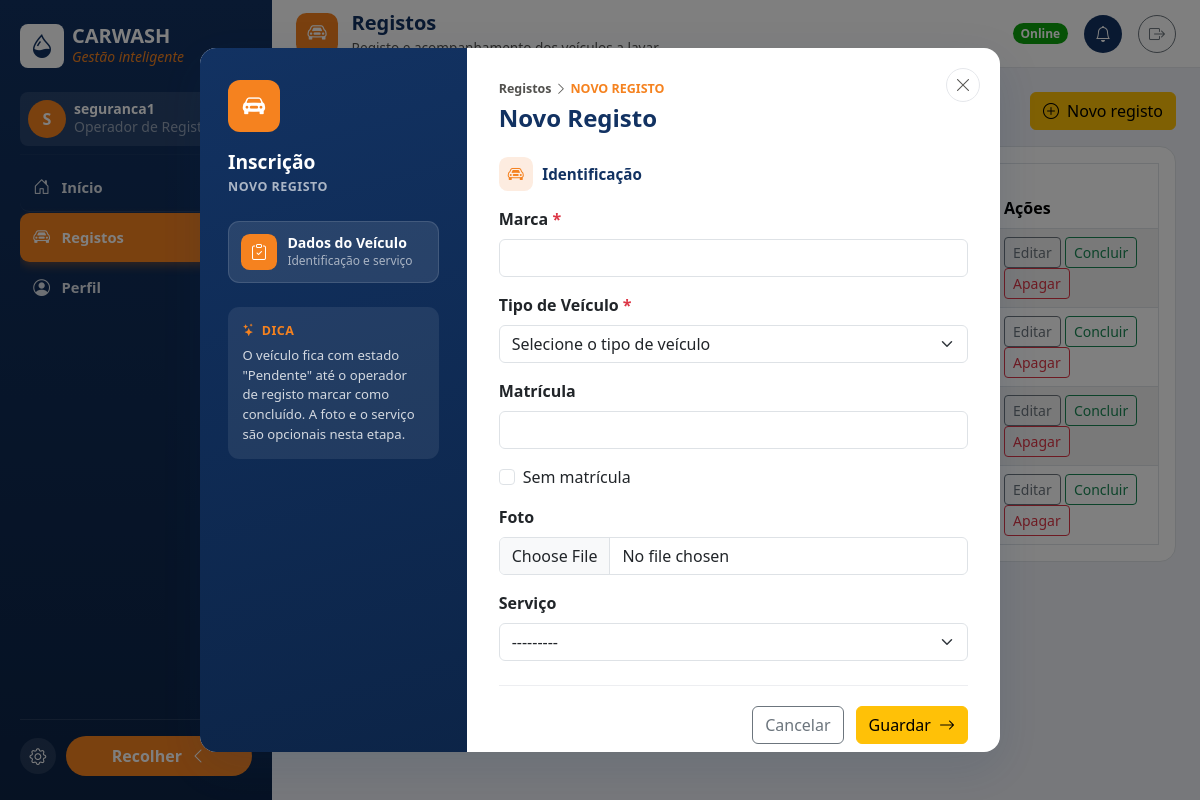
/carros/?open=create (signed in), run on an earlier commit of the app's database.
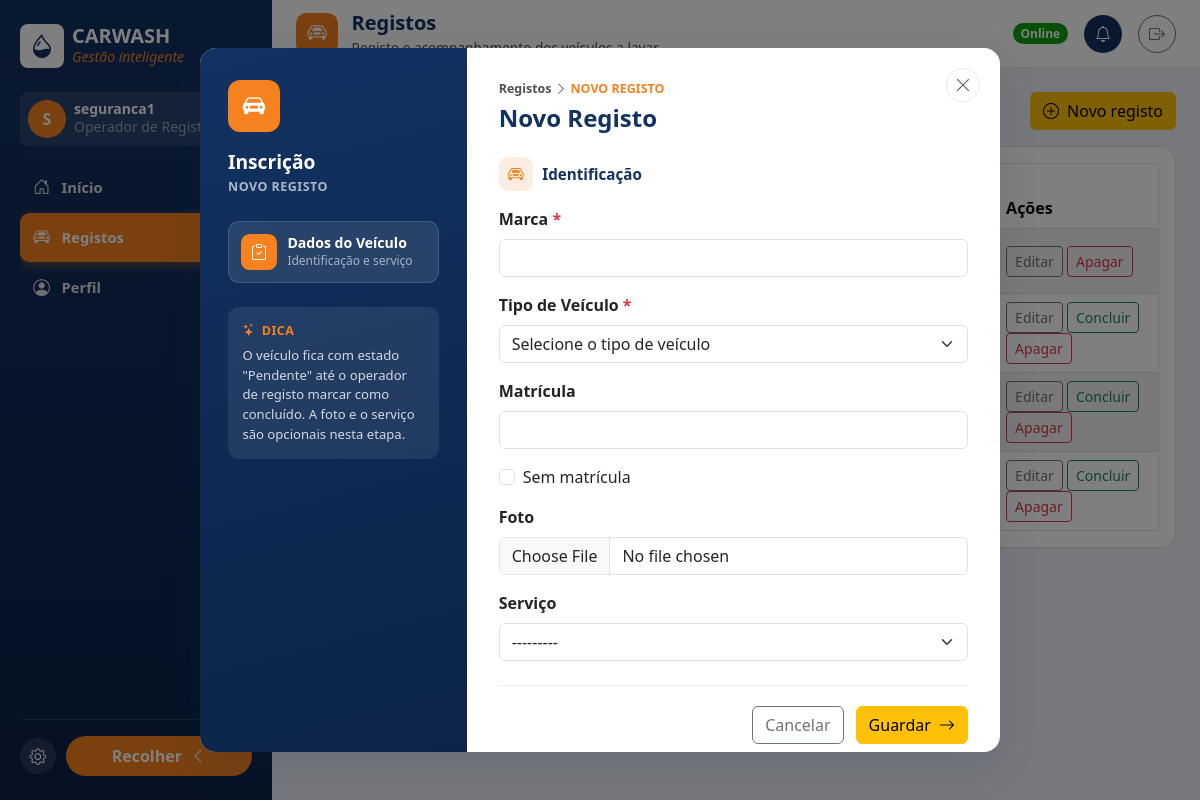
And on a later commit of the database.
### accounts/models.py (models this page shows)
class User(AbstractUser):
    class Meta:
        permissions = [
            ('view_admin_dashboard', 'Pode ver o dashboard administrativo'),
        ]
    def is_seguranca(self):
        return self.has_perm('vehicles.view_vehicleentry')
    def is_tesoureira(self):
        return self.has_perm('cashbox.view_payment')
    def is_admin_role(self):
        return self.is_superuser or self.has_perm('accounts.view_admin_dashboard')
    @property
    def role_label(self):
        if self.is_admin_role():
            return 'Admin'
        labels = []
        if self.is_seguranca():
            labels.append('Operador de Registo')
        if self.is_tesoureira():
            labels.append('Caixa')
        return ' + '.join(labels) if labels else 'Sem perfil'

### vehicles/models.py (models this page shows, shortened)
class VehicleEntry(models.Model):
    class Status(models.TextChoices):
        PENDENTE = 'pendente', 'Pendente'
        CONCLUIDO = 'concluido', 'Concluído'
    brand = models.CharField('Marca', max_length=50)
    model = models.ForeignKey(
        VehicleType, verbose_name='Tipo de Veículo', on_delete=models.SET_NULL,
        null=True, blank=True, related_name='vehicle_entries'
    )
    plate = models.CharField('Matrícula', max_length=20, blank=True)
    no_plate = models.BooleanField('Sem matrícula', default=False)
    photo = models.ImageField('Foto', upload_to='vehicles/', blank=True, null=True)
    service = models.ForeignKey(
        Service, verbose_name='Serviço', on_delete=models.SET_NULL, null=True, blank=True
    )
    registered_by = models.ForeignKey(
        settings.AUTH_USER_MODEL, on_delete=models.PROTECT, related_name='vehicle_entries_registered'
    )
    status = models.CharField(max_length=20, choices=Status.choices, default=Status.PENDENTE)
    completed_by = models.ForeignKey(
        settings.AUTH_USER_MODEL, on_delete=models.SET_NULL, null=True, blank=True,
        related_name='vehicle_entries_completed'
    )
    completed_at = models.DateTimeField(null=True, blank=True)
    is_trashed = models.BooleanField(default=False)
    trash_reason = models.TextField(blank=True)
    trashed_by = models.ForeignKey(
        settings.AUTH_USER_MODEL, on_delete=models.SET_NULL, null=True, blank=True,
        related_name='vehicle_entries_trashed'
    )
    trashed_at = models.DateTimeField(null=True, blank=True)
    created_at = models.DateTimeField(auto_now_add=True)
    updated_at = models.DateTimeField(auto_now=True)
    class Meta:
        ordering = ['-created_at']
        verbose_name_plural = 'Vehicle entries'
        permissions = [
            ('manage_trash', 'Pode gerir o lixo de veículos (ver, restaurar, apagar definitivo)'),
        ]

### vehicles/views.py (the view)
# urls.py: path('', views.vehicle_list, name='list'),
@permission_required('vehicles.view_vehicleentry')
def vehicle_list(request):
    open_param = request.GET.get('open')
    return render(request, 'vehicles/list.html', _list_context(
        request.user, open_create=open_param == 'create', open_types_modal=open_param == 'types',
    ))

### vehicles/forms.py
class VehicleEntryForm(PlateValidationMixin, VehicleTypeFieldMixin, forms.ModelForm):
    class Meta:
        model = VehicleEntry
        fields = ['brand', 'model', 'plate', 'no_plate', 'photo', 'service']
        widgets = BOOTSTRAP_WIDGETS

class VehicleTypeForm(forms.ModelForm):
    class Meta:
        model = VehicleType
        fields = ['name', 'is_approved']
        widgets = {
            'name': forms.TextInput(attrs={'class': 'form-control cw-form-input'}),
            'is_approved': forms.CheckboxInput(attrs={'class': 'form-check-input'}),
        }

### services/models.py (called while the page is built)
    def __str__(self):
        return f'{self.name} ({self.price})'

### vehicles/models.py (called while the page is built)
    def __str__(self):
        return self.name

### templates/vehicles/list.html (shortened to what this page needs)
{% extends 'base.html' %}
{% block page_icon %}<div class="cw-topbar-icon"><i class="bi bi-car-front"></i></div>{% endblock %}
{% block page_title %}Registos{% endblock %}
{% block content %}
<div class="d-flex justify-content-end gap-2 mb-3">
    <button type="button" class="btn btn-warning" data-bs-toggle="modal" data-bs-target="#createVehicleModal">
        <i class="bi bi-plus-circle me-1"></i> Novo registo
    </button>
</div>
<div class="bg-white border rounded-4 p-2 p-md-3 d-none d-md-block">
    <div class="table-responsive">
        <table class="table table-striped table-bordered table-hover align-middle mb-0">
            <thead>
                <tr>
                    <th>Matrícula</th>
                    <th>Marca / Modelo</th>
                    <th>Serviço</th>
                    <th>Estado</th>
                    <th>Registado por</th>
                    <th>Concluído por</th>
                    <th>Ações</th>
                </tr>
            </thead>
            <tbody>
                {% for entry, edit_form, trash_form in rows %}
                <tr>
                    <td>{{ entry.plate|default:'-' }}</td>
                    <td>{{ entry.brand }} {{ entry.model }}</td>
                    <td>{{ entry.service|default:'-' }}</td>
                    <td><span class="badge {% if entry.status == 'concluido' %}bg-success{% else %}bg-secondary{% endif %}">{{ entry.get_status_display }}</span></td>
                    <td>{{ entry.registered_by.username }}</td>
                    <td>{{ entry.completed_by.username|default:'-' }}</td>
                    <td>
                        <button type="button" class="btn btn-sm btn-outline-secondary" data-bs-toggle="modal" data-bs-target="#editModal{{ entry.pk }}">Editar</button>
                        {% if entry.status == 'pendente' %}
                        <a href="{% url 'vehicles:complete' entry.pk %}" class="btn btn-sm btn-outline-success">Concluir</a>
                        {% endif %}
                        <button type="button" class="btn btn-sm btn-outline-danger" data-bs-toggle="modal" data-bs-target="#trashModal{{ entry.pk }}">Apagar</button>
                    </td>
                </tr>
                {% empty %}
                <tr><td colspan="7" class="text-center text-muted py-4">Sem registos.</td></tr>
                {% endfor %}
            </tbody>
        </table>
    </div>
</div>
<div class="modal fade" id="createVehicleModal" tabindex="-1" aria-hidden="true"
     {% if open_create %}data-autoopen="true"{% endif %}>
    <div class="modal-dialog modal-dialog-centered modal-fullscreen-sm-down modal-lg">
        <div class="modal-content cw-form-modal">
            <div class="row g-0">
                <div class="col-lg-4 cw-form-side">
                    <div class="cw-form-side-icon"><i class="bi bi-car-front-fill"></i></div>
                    <div class="cw-form-side-title">Inscrição</div>
                    <div class="cw-form-side-subtitle">Novo registo</div>
                    <div class="cw-form-step">
                        <div class="cw-form-step-icon"><i class="bi bi-clipboard-check"></i></div>
                        <div>
                            <div class="cw-form-step-title">Dados do Veículo</div>
                            <div class="cw-form-step-subtitle">Identificação e serviço</div>
                        </div>
                    </div>
                    <div class="cw-form-tip">
                        <div class="cw-form-tip-title"><i class="bi bi-stars"></i> DICA</div>
                        <p>O veículo fica com estado "Pendente" até o operador de registo marcar como concluído. A foto e o serviço são opcionais nesta etapa.</p>
                    </div>
                </div>
                <div class="col-lg-8 cw-form-main">
                    <button type="button" class="cw-form-close" data-bs-dismiss="modal" aria-label="Fechar"><i class="bi bi-x-lg"></i></button>
                    <div class="cw-form-breadcrumb">Registos <i class="bi bi-chevron-right"></i> <span>NOVO REGISTO</span></div>
                    <h4 class="fw-bold text-navy mb-4">Novo Registo</h4>
                    <div class="cw-form-section-header">
                        <div class="cw-form-section-icon"><i class="bi bi-car-front"></i></div>
                        <span>Identificação</span>
                    </div>
                    <form method="post" action="{% url 'vehicles:create' %}" enctype="multipart/form-data">
                        {% include 'partials/form_fields.html' with form=create_form %}
                        <div class="cw-form-footer">
                            <button type="button" class="btn btn-outline-secondary" data-bs-dismiss="modal">Cancelar</button>
                            <button type="submit" class="btn btn-warning">Guardar <i class="bi bi-arrow-right ms-1"></i></button>
                        </div>
                    </form>
                </div>
            </div>
        </div>
    </div>
</div>
{% endblock %}

### templates/base.html (shortened to what this page needs)
{% load static %}
<!DOCTYPE html>
<html lang="pt">
<head>
    <link href="https://cdn.jsdelivr.net/npm/bootstrap@5.3.3/dist/css/bootstrap.min.css" rel="stylesheet">
    <link href="https://cdn.jsdelivr.net/npm/bootstrap-icons@1.11.3/font/bootstrap-icons.min.css" rel="stylesheet">
    <link href="{% static 'css/theme.css' %}?v={% now 'U' %}" rel="stylesheet">
</head>
<body{% if user.is_authenticated %} class="cw-has-bottom-nav"{% endif %}>
{% if user.is_authenticated %}
<div class="cw-app" id="cwApp">
    <aside class="cw-sidebar d-none d-lg-flex">
        <div class="cw-sidebar-scroll">
            {% include 'partials/sidebar_content.html' %}
        </div>
        <div class="cw-sidebar-footer">
            <a href="{% url 'profile' %}" class="cw-sidebar-settings-btn" title="Definições">
                <i class="bi bi-gear"></i>
            </a>
            <button type="button" class="cw-sidebar-toggle cw-sidebar-collapse-btn">
                <span class="cw-sidebar-label cw-sidebar-collapse-label">Recolher</span>
                <i class="bi bi-chevron-left cw-sidebar-toggle-icon"></i>
            </button>
        </div>
    </aside>
    <div class="cw-main">
        <header class="cw-topbar d-none d-lg-flex">
            <div class="cw-topbar-header">
                {% block page_icon %}<div class="cw-topbar-icon"><i class="bi bi-speedometer2"></i></div>{% endblock %}
                <div class="min-w-0">
                    <p class="cw-topbar-title text-truncate">{% block page_title %}CarWash{% endblock %}</p>
                    <p class="cw-topbar-subtitle text-truncate">{% block page_subtitle %}{% endblock %}</p>
                </div>
            </div>
            <div class="cw-topbar-actions">
                <span class="badge rounded-pill bg-good">Online</span>
                <button type="button" class="btn bg-navy text-white rounded-circle d-flex align-items-center justify-content-center p-0 border-0" style="width: 38px; height: 38px;" title="Notificações">
                    <i class="bi bi-bell"></i>
                </button>
                <form method="post" action="{% url 'logout' %}">
                    <button class="btn btn-outline-secondary rounded-circle d-flex align-items-center justify-content-center p-0" style="width: 38px; height: 38px;" type="submit" title="Sair">
                        <i class="bi bi-box-arrow-right"></i>
                    </button>
                </form>
            </div>
        </header>
        <main class="cw-content">
{% else %}
<div class="container-fluid p-0 p-lg-3">
{% endif %}
            {% block content %}{% endblock %}
{% if user.is_authenticated %}
        </main>
    </div>
</div>
{% else %}
</div>
{% endif %}
</body>
</html>

### templates/partials/sidebar_content.html (shortened to what this page needs)
{% load static %}
<div class="d-flex align-items-center gap-2 mb-4">
    <div class="bg-white rounded-3 d-flex align-items-center justify-content-center flex-shrink-0" style="width: 44px; height: 44px;"><i class="bi bi-droplet-half text-navy fs-4"></i></div>
    <div class="cw-sidebar-label">
        <div class="fw-bold fs-5 lh-1 text-uppercase">CarWash</div>
        <div class="small text-orange fst-italic">Gestão inteligente</div>
    </div>
</div>
<div class="bg-white bg-opacity-10 rounded-3 p-2 d-flex align-items-center gap-2 mb-2">
    <div class="rounded-circle bg-orange text-white d-flex align-items-center justify-content-center fw-bold flex-shrink-0" style="width: 38px; height: 38px;">{{ user.username|slice:':1'|upper }}</div>
    <div class="min-w-0 cw-sidebar-label">
        <div class="fw-semibold small lh-1">{{ user.get_full_name|default:user.username }}</div>
        <div class="text-white-50 small">{{ user.role_label }}</div>
    </div>
</div>
<hr class="border-white border-opacity-10 my-2">
<nav class="cw-sidebar-nav nav flex-column">
    {% if user.is_seguranca %}
    <a class="nav-link {% if request.resolver_match.url_name == 'home' %}active{% endif %}"
       href="{% url 'vehicles:home' %}"><i class="bi bi-house-door"></i> <span class="cw-sidebar-label">Início</span></a>
    {% endif %}
    {% if user.is_seguranca or user.is_admin_role %}
    <a class="nav-link {% if request.resolver_match.app_name == 'vehicles' and request.resolver_match.url_name != 'trash_list' and request.resolver_match.url_name != 'home' %}active{% endif %}"
       href="{% url 'vehicles:list' %}"><i class="bi bi-car-front"></i> <span class="cw-sidebar-label">Registos</span></a>
    {% endif %}
    <a class="nav-link {% if request.resolver_match.url_name == 'profile' %}active{% endif %}"
       href="{% url 'profile' %}"><i class="bi bi-person-circle"></i> <span class="cw-sidebar-label">Perfil</span></a>
</nav>

### templates/partials/form_fields.html
{% for field in form %}
{% include 'partials/field.html' %}
{% endfor %}

### templates/partials/field.html (shortened to what this page needs)
{% if field.field.widget.input_type == 'checkbox' %}
<div class="form-check mb-3">
    {{ field }}
    <label class="form-check-label" for="{{ field.id_for_label }}">{{ field.label }}</label>
</div>
{% elif field.name == 'model' %}
<div class="mb-3 cw-model-field">
    <label class="form-label fw-semibold">
        {{ field.label }}{% if field.field.required %} <span class="text-danger">*</span>{% endif %}
    </label>
    {{ field }}
</div>
{% else %}
<div class="mb-3">
    <label class="form-label fw-semibold">
        {{ field.label }}{% if field.field.required %} <span class="text-danger">*</span>{% endif %}
    </label>
    {{ field }}
</div>
{% endif %}

What changed in the data, as far as the page shows it:
changed VehicleEntry (number 1 of 4 on the later page): no longer shows "Concluir"
